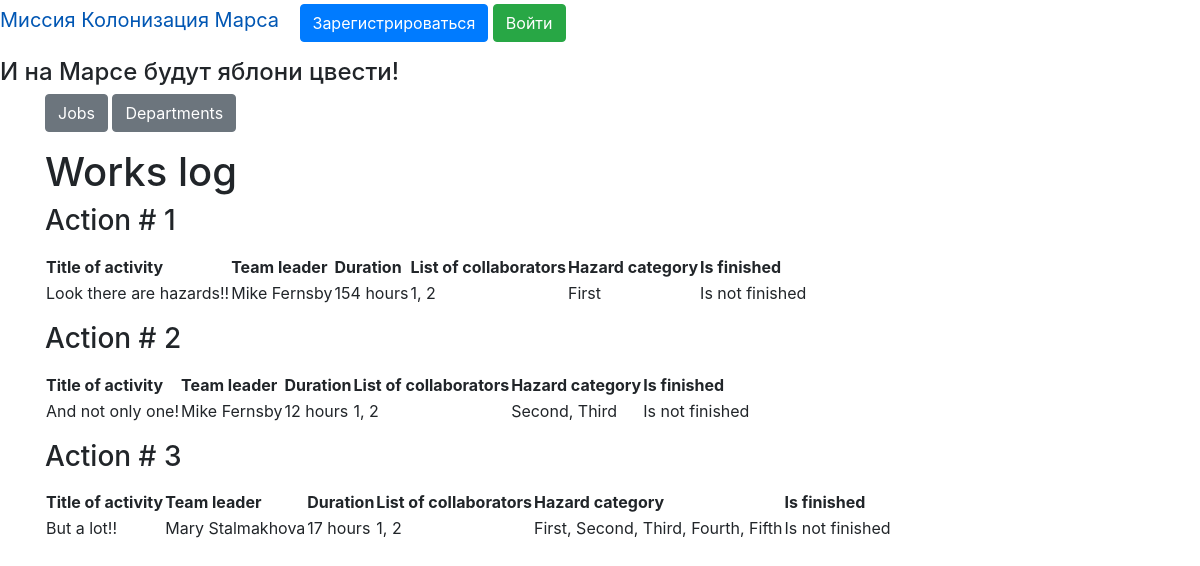
/jobs, run on an earlier commit of the app's database.
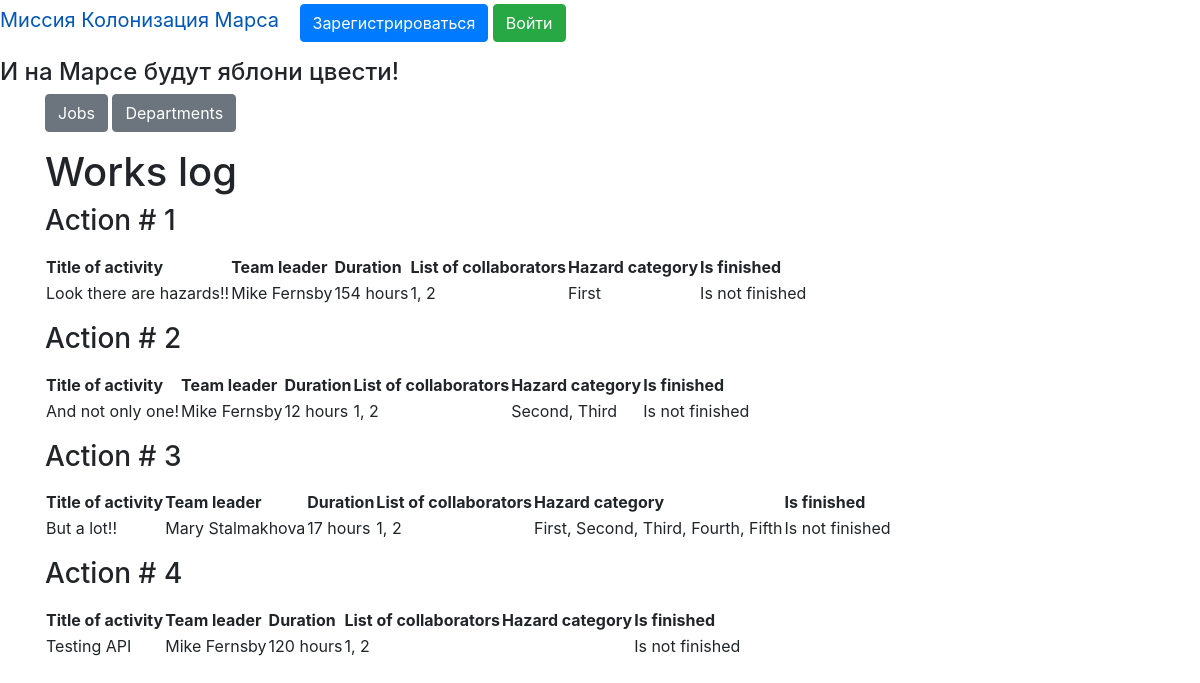
And on a later commit of the database.
### data/beta_code.py (models this page shows)
class Jobs(SqlAlchemyBase, SerializerMixin):
    __tablename__ = 'jobs'
    id = sqlalchemy.Column(sqlalchemy.Integer,
                           primary_key=True, autoincrement=True)
    team_leader = sqlalchemy.Column(sqlalchemy.Integer,
                                    sqlalchemy.ForeignKey("users.id"))
    job = sqlalchemy.Column(sqlalchemy.String, nullable=True)
    work_size = sqlalchemy.Column(sqlalchemy.Integer, nullable=True)
    collaborators = sqlalchemy.Column(sqlalchemy.String, nullable=True)
    start_date = sqlalchemy.Column(sqlalchemy.DateTime,
                                   default=datetime.datetime.now)
    end_date = sqlalchemy.Column(sqlalchemy.DateTime, nullable=True)
    is_finished = sqlalchemy.Column(sqlalchemy.Boolean, nullable=True)
    author = sqlalchemy.Column(sqlalchemy.Integer, nullable=True)
    categories = orm.relationship("Category",
                                  secondary="association",
                                  backref="jobs")

### data/category.py (models this page shows)
class Category(SqlAlchemyBase, SerializerMixin):
    __tablename__ = 'category'
    id = sqlalchemy.Column(sqlalchemy.Integer, primary_key=True,
                           autoincrement=True)
    name = sqlalchemy.Column(sqlalchemy.String, nullable=True)

### truly_main.py (the view)
@app.route('/jobs')
def jobs():
    jobs_dict = []
    db_sess = db_session.create_session()
    for job in db_sess.query(Jobs):
        jobs_dict.append({"id": job.id, "title": job.job,
                          "leader": None, "team_leader": job.team_leader,
                          "duration": str(job.work_size) + " hours",
                          "collabs": job.collaborators, "categories": ", ".join([i.name for i in job.categories]),
                          "finish": ("Is finished" if job.is_finished else "Is not finished")})
        user = db_sess.query(User).filter(User.id == job.team_leader).first()
        jobs_dict[-1]["leader"] = user.name + " " + user.surname
    params = {
        "title": "Jobs",
        "jobs": jobs_dict
    }
    return render_template('jobs.html', **params)

### data/db_session.py (called while the page is built)
def create_session() -> Session:
    global __factory
    return __factory()

### templates/jobs.html (shortened to what this page needs)
{% extends "main_page.html" %}
{% block content2 %}
<h1 style="text-allign: center">Works log</h1>
{% for item in jobs %}
<h3>Action # {{item.id}}</h3>
<p>
<table>
    <tr>
        <th>Title of activity</th>
        <th>Team leader</th>
        <th>Duration</th>
        <th>List of collaborators</th>
        <th>Hazard category</th>
        <th>Is finished</th>
    </tr>
    <tr>
        <td>{{item.title}}</td>
        <td>{{item.leader}}</td>
        <td>{{item.duration}}</td>
        <td>{{item.collabs}}</td>
        <td>{{item.categories}}</td>
        <td>{{item.finish}}</td>
  </tr>
</table>
</p>
{% endfor %}
{% endblock %}

### templates/main_page.html
{% extends "base.html" %}
{% block content %}
<p>
    <a href="/jobs" class="btn btn-secondary">Jobs</a>
    <a href="/departments" class="btn btn-secondary">Departments</a>
</p>
{% block content2 %}{% endblock %}
{% endblock %}

### templates/base.html (shortened to what this page needs)
<!DOCTYPE html>
<html lang="en">
<head>
    <link rel="stylesheet" type="text/css" href={{ css_file }} />
    <link rel="stylesheet"
          href="https://stackpath.bootstrapcdn.com/bootstrap/4.4.1/css/bootstrap.min.css"
>
</head>
<body>
<nav>
    {% if current_user.is_authenticated %}
    <p>
        <a class="navbar-brand" href="/">Миссия Колонизация Марса</a>
        <a class="navbar-brand" href="/logout">{{ current_user.name }} {{ current_user.surname }}</a>
    <a href="/add_job" class="btn btn-secondary">Добавить работу</a>
    <a href="/add_department" class="btn btn-secondary">Добавить департамент</a>
    </p>
{% else %}
    <p>
        <a class="navbar-brand" href="/">Миссия Колонизация Марса</a>
        <a class="btn btn-primary " href="/register">Зарегистрироваться</a>
        <a class="btn btn-success" href="/login">Войти</a>
    </p>
{% endif %}
</nav>
<h4>И на Марсе будут яблони цвести!</h4>
<main role="main" class="container">
    {% block content %}{% endblock %}
</main>
</body>
</html>

What changed in the data, as far as the page shows it:
added Jobs: id "4", title "Testing API", leader "Mike Fernsby", duration "120 hours", collabs "1, 2", finish "Is not finished"
